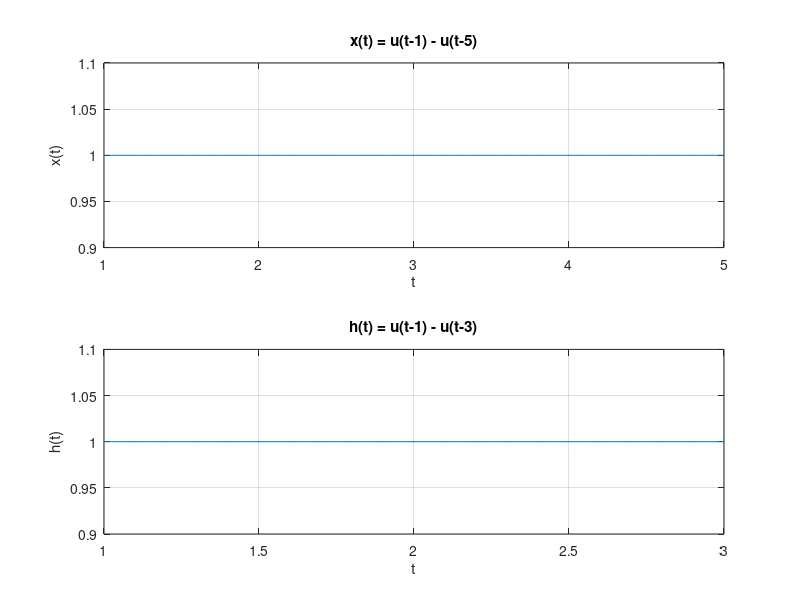
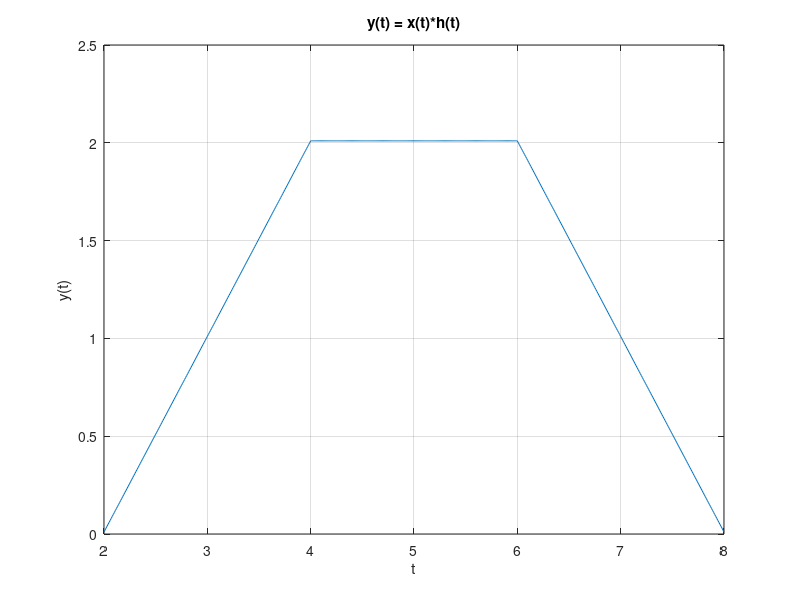
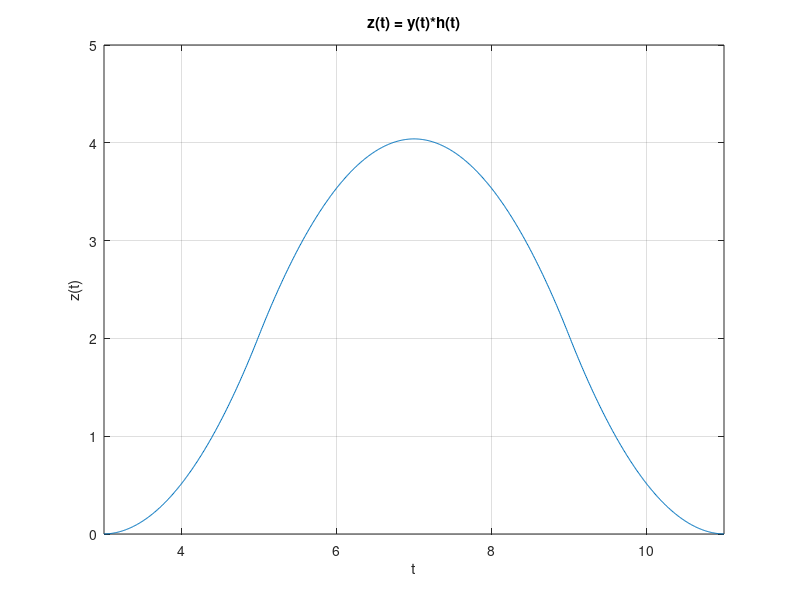

Here is the MATLAB script that generated these plots, in order:
#        #
 # # # #
  #Lab2#
  # # # #
 #       #

#################################################
# Askisi 3  - Apokrisi synexous mesw sineliksis #
#################################################

# a.
tx = [1:0.01:5] # x-axis of x(t)
x = ones(1, length(tx))

th = [1:0.01:3] # x-axis of h(t)
h = ones(1, length(th))


subplot(2,1,1)
plot(tx, x)
title("x(t) = u(t-1) - u(t-5)")
xlabel("t")
ylabel("x(t)")
grid
axis([1,5])


subplot(2,1,2)
plot(th, h)
title("h(t) = u(t-1) - u(t-3)")
xlabel("t")
ylabel("h(t)")
grid
axis([1,3])

# b. conv y(t) = x(t)*h(t)
t = [2:0.01:8]
y = 0.01*conv(x,h)

figure(2)
plot(t, y)
title("y(t) = x(t)*h(t)")
xlabel("t")
ylabel("y(t)")
grid
axis([2,8])

# c. conv z(t) = y(t)*h(t)
t = [3:0.01:11]
z = 0.01*conv(y,h)

figure(3)
plot(t, z)
title("z(t) = y(t)*h(t)")
xlabel("t")
ylabel("z(t)")
grid
axis([3,11])
